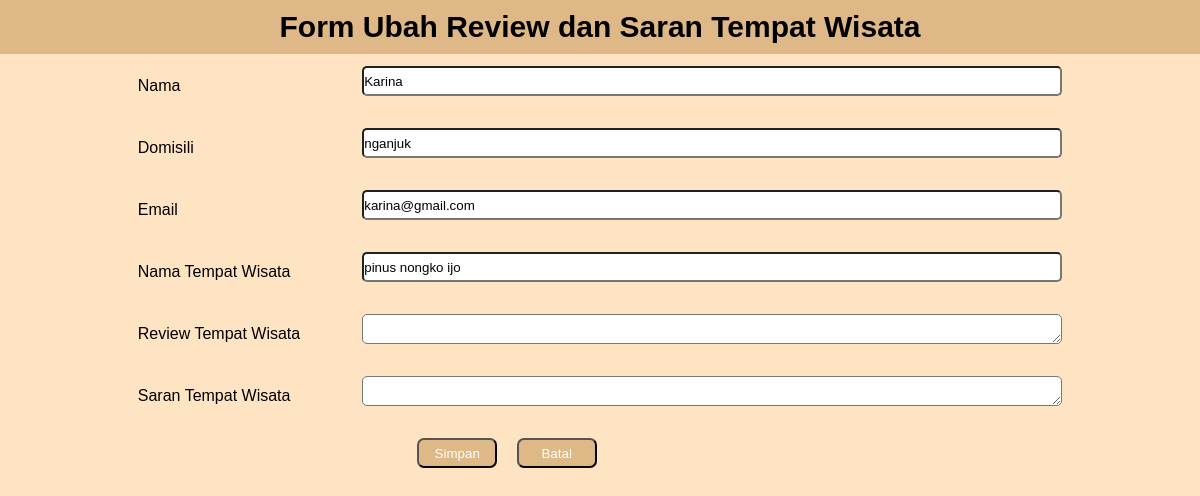
The app's page /pengunjung/ubah.php?id=1 with its own data.
### tables this page shows
CREATE TABLE `tb_pengelolaan` (
  `id` int(11) NOT NULL,
  `nama` varchar(20) NOT NULL,
  `domisili` varchar(200) NOT NULL,
  `email` varchar(100) NOT NULL,
  `nama_tempatwisata` varchar(200) NOT NULL,
  `review` text NOT NULL,
  `saran` text NOT NULL
);

### pengunjung/functions.php (called while the page is built, shortened)
<?php
$conn = mysqli_connect('localhost', 'root', '', 'db_wisata');
function query($query)
{
    global $conn;
    $result = mysqli_query($conn, $query);
    $rows = [];
    while ($row = mysqli_fetch_assoc($result)){
        $rows[] = $row;
    }
    return $rows;
}

### pengunjung/ubah.php (the view, shortened to what this page needs)
<?php
require 'functions.php';
$id = $_GET["id"];
$rows = query("SELECT * FROM tb_pengelolaan WHERE id='$id'");
?>
<html>
<head>
    <link rel="stylesheet" type="text/css" href="ubah.css">
</head>
<body>
    <h1>Form Ubah Review dan Saran Tempat Wisata</h1>
    <form action="" method="post">
        <?php foreach ($rows as $row) : ?>
            <table>
            <tr>
                <td>Nama</td>
                <td><input type="text" name="nama" id="nama" value="<?php echo $row["nama"] ?>"></td>
            </tr>
            <tr>
                <td>Domisili</td>
                <td><input type="text" name="domisili" id="domisili" value="<?php echo $row["domisili"] ?>"></td>
            </tr>
            <tr>
                <td>Email</td>
                <td><input type="text" name="email" id="email" value="<?php echo $row["email"] ?>"></td>
            </tr>
            <tr>
                <td>Nama Tempat Wisata</td>
                <td><input type="text" name="nama_tempatwisata" id="tempat" value="<?php echo $row["nama_tempatwisata"] ?>"></td>
            </tr>
            <tr>
                <td>Review Tempat Wisata</td>
                <td><textarea name="review" id="review" value="<?php echo $row["review"] ?>"></textarea></td>
            </tr>
            <tr>
                <td>Saran Tempat Wisata</td>
                <td><textarea name="saran" id="saran" value="<?php echo $row["saran"] ?>"></textarea></td>
            </tr>
                <tr>
                    <td></td>
                    <td><button type="submit" name="submit">Simpan</button>
                    <button type="reset" name="cancel">Batal</button></td>
                </tr>
            </table>
        <?php endforeach; ?>
    </form>
</body>
</html>

### pengunjung/ubah.css (style rules this page uses)
* { padding: 0; margin: 0; font-family: sans-serif; }
body { background-size: 100%; background-color: bisque; }
button { background: burlywood; border-radius: 7px; cursor: pointer; color: white; font-family: sans-serif; height: 30px; margin-top: 10px; margin-bottom: 10px; width: 80px; margin-left: 115px; margin-inline-end: -100px; }
h1 { text-align: center; font-size: 30px; background-color: burlywood; padding: 10px; }
table { margin: auto; color: black; }
input { border-radius: 5px; height: 30px; width: 700px; margin-top: 10px; margin-bottom: 20px; margin-left: 60px; }
textarea { border-radius: 5px; height: 30px; width: 700px; margin-top: 10px; margin-bottom: 20px; margin-left: 60px; }

### records on screen
tb_pengelolaan: nama "Karina", domisili "nganjuk", email "karina@gmail.com", nama_tempatwisata "pinus nongko ijo"
